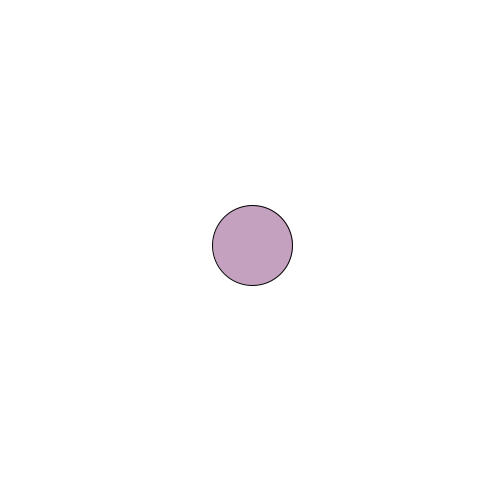
Frame 1 (no input)
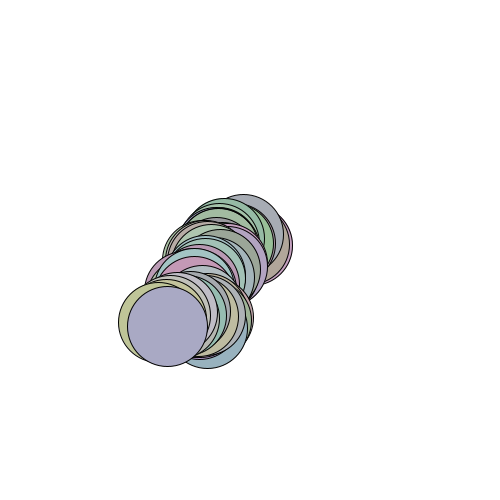
Frame 60 (the mouse pressed at the canvas centre just before this capture)
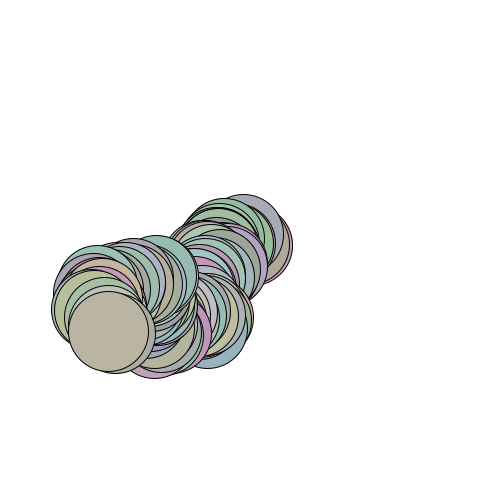
Frame 120 (the mouse held since frame 60 and released just before this capture)

The Processing sketch that drew these frames (run headless with seeded random() and noise(); from frame 60 on, the mouse is pressed at the canvas centre):

// Processing sketch: RandomDiffusion
// ── RandomDiffusion.pde
void setup() {
  size(500, 500);
  background(255);
  smooth();
  stroke(0);
  frameRate(400);
}

float xm = 250;
float ym = 250;


void draw() {
 
  if (xm < width && xm > 0) {
    xm = xm + random(-10,10);
  } else {
    xm = 250;
  }
    
  if (ym < height && ym > 0) {
    ym = ym + random(-10,10);
  } else {
    ym = 250;
  }
 
  fill(random(150,200), random(150,200), random(150,200));
  ellipse(xm, ym, 80, 80);
}
  
  
